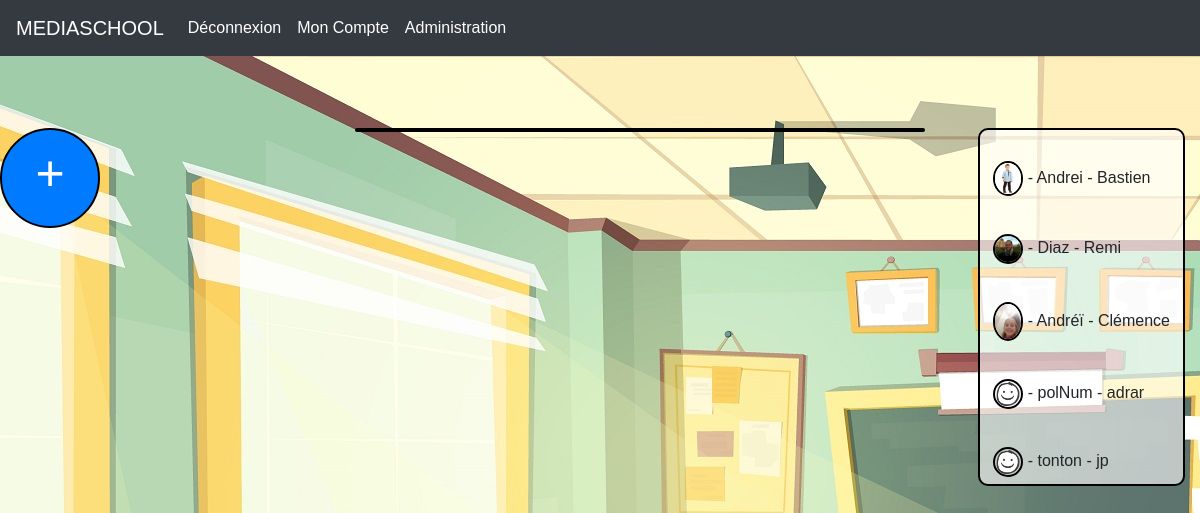
The page /view/index.php?id=1&admin=1 (signed in) on the database as committed earlier.
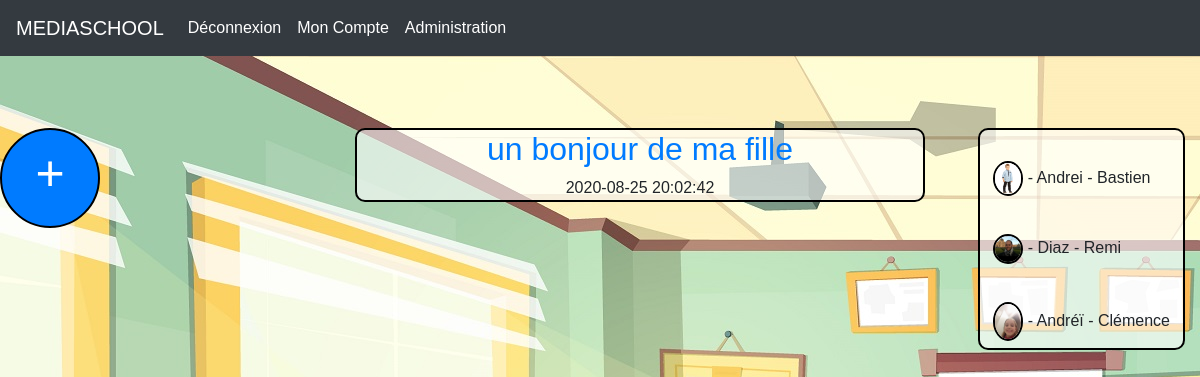
The same page on the database as committed later.
### tables this page shows
CREATE TABLE `users` (
  `id` int(11) NOT NULL,
  `name` varchar(50) NOT NULL,
  `surname` varchar(50) NOT NULL,
  `mail` varchar(255) NOT NULL,
  `mdp` text NOT NULL,
  `avatar` text DEFAULT NULL,
  `admin` tinyint(1) NOT NULL DEFAULT 0
);

CREATE TABLE `messages` (
  `m_id` int(11) NOT NULL,
  `createdAt` timestamp NULL DEFAULT current_timestamp(),
  `title` varchar(150) NOT NULL,
  `content` text NOT NULL,
  `id_sender` int(11) NOT NULL,
  `id_receiver` int(11) NOT NULL
);

### controller/messageList.controler.php (called while the page is built, shortened)
<?php
$id = $_SESSION['id'];
$conn = new PDO("mysql:host=" . $_ENV['SERVERNAME'] . ";dbname=" . $_ENV['DBNAME'] . ";charset=UTF8", $_ENV['USERNAME'] , $_ENV['PASSWORD'] );
    $reqMessage = $conn-> query('SELECT * FROM messages INNER JOIN users ON messages.id_sender  = users.id');

### controller/userList.controller.php (called while the page is built, shortened)
<?php
try {
    $conn = new PDO("mysql:host=" . $_ENV['SERVERNAME'] . ";dbname=" . $_ENV['DBNAME'] . ";charset=UTF8", $_ENV['USERNAME'] , $_ENV['PASSWORD'] );
    $userListTchat = $conn->query("SELECT * FROM users");
} catch (\Throwable $th) {
    echo $th;
}

### controller/singleArticle.controler.php (called while the page is built, shortened)
<?php
require "../controller/messageList.controler.php";

### view/userList.php (the view, shortened to what this page needs)
<?php
require "../controller/userList.controller.php";
?>
<div class="col-lg d-flex justify-content-end">
    <ul class="list-group admin-list users" style="list-style-type:none; border: solid 2px black; border-radius: 10px;">
    <?php
        while ($userDisplayInfo = $userListTchat->fetch()) {
            if ($userDisplayInfo['id'] != $_SESSION['id']) {
    ?>
                    <li>
                        <a class="btn text-start" target="_blank" href="http://127.0.0.1:3000/user/<?=$userDisplayInfo['id']?>/message">
                        <img src="assets/membres/avatars/<?= $userDisplayInfo['avatar']; ?>" alt="" class="avatar" width="30px">
                        - <?= $userDisplayInfo['name']; ?> -
                        <?= $userDisplayInfo['surname']; ?>
                        </a>
                    </li>
        <?php
            }
        }
        ?>
    </ul>
</div>

### view/messagesList.php
<?php
require "../controller/messageList.controler.php";
require "../controller/singleArticle.controler.php";
?>
<div class="new d-flex justify-content-center">
    <a class="btn btn-primary add" href="redaction.php?id=" <?= $id ?>  style="border: solid 2px black;">+</a>
</div>
<div class="col-6 justify-content-center">
    <div class="list">
        <?php
        while ($messageInfo = $reqMessage->fetch()) {
            $articleId = "singleArticle.php?id=" . $_SESSION['id'] . "&art_id=" . $messageInfo['m_id'];
        ?>
        <tr>
            <td>
                <h2><a href="<?= $articleId ?> " name="singleArticle"
                        id="singleArticle"><?= $messageInfo['title']; ?></a></h2>
                <span><?= $messageInfo['createdAt']; ?></span>
            </td>
        </tr>
        <?php
        }
        ?>
    </div>
</div>

Rows that differ between the two databases and show on the page:
removed users: avatar (placeholder picture), name "polNum", surname "adrar"
removed users: avatar (placeholder picture), name "tonton", surname "jp"
now on this page (row edited): messages: title "un bonjour de ma fille", createdAt "2020-08-25 20:02:42"
